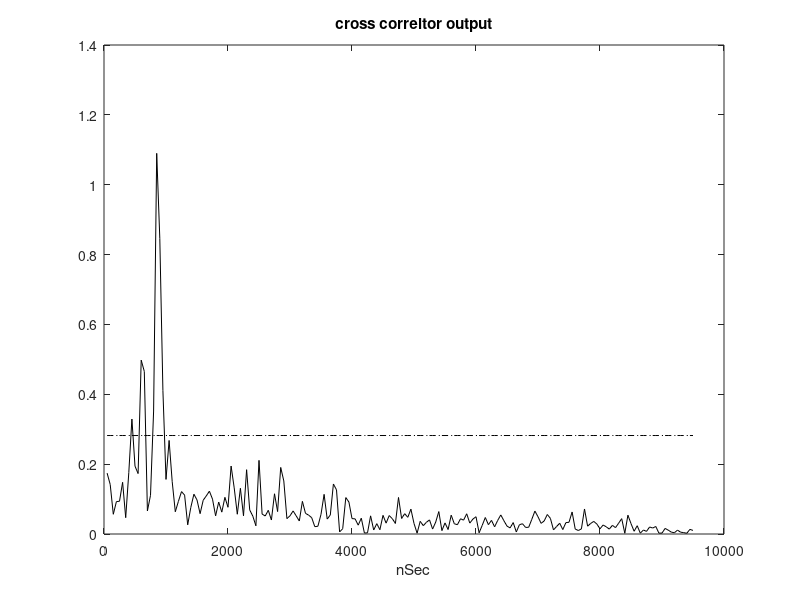

Reproduce this figure in MATLAB.
close all, clear all, clc
%%%%%%%%%%%%%%%%%%%%%%%%%%%%%%%%%%%%%%%%%%%%%%%%%%%
%  EXAMPLE 7.3 :Simple correlation based TOA estimation method
%%%%%%%%%%%%%%%%%%%%%%%%%%%%%%%%%%%%%%%%%%%%%%%%%%%
% uses Signal Processing Toolbox
%------------------------------------------------------------------------
% the first arriving peak is estimated by comparing the output of 
% cross-correlator module with a certain threshold.
% the threshold can be set based on the measured power of noise.
                     % calculate the cross correlation between received signal and transmit signal
%------------------------------------------------------------------------
% to evaluate this method, we use examples 1 & 2 to generate data
%------------------------------------------------------------------------
% generate multipath wireless channel
% base band model of Saleh-Valenzuela (S-V) channel model
% The model is implemented as a tap delay line structure 
% The model assumes that multipath components arrive in clusters
% the cluster arrival rate is described by a Poisson process 
% The average power of subsequent clusters is assumed to decay exponentially. 
% Each cluster is composed of many multipath rays, 
% whose arrival times are also described by Poisson process
% the average ray power in any given cluster is assumed to decay exponentially 
% the phase of each ray is uniformly distributed over [0, 2*pi].
ts = 50 ;                                        % sampling time (nsec) (BW = 1/ts)
t0=550.4;                                     % First cluster arrival occurs 
fc0=1e-3 * [5800];                       % first center frequency per GHz
fc= [fc0 fc0+1e9/ts fc0+2e9/ts];  % center frequency per GHz, fc must be in GHz in accordance with ts
channel_length=100;                   % number of samples in channel model
SNR_dB=10;                               % Signal To Noise Ratio in dB
%------------------------------------------------------------------------
%S-V model parameters
Gam = 550;                             % Cluster decay factor
gamma = 670;                         % Ray decay factor
st1 = .4;                                   % Standard deviation of log-normal variable for cluster fading
st2 = .4;                                   % Standard deviation of log-normal  variable for ray fading
mu_const = 0.3;
cluster_nom=10;                     % number of cluster in generated channel  
ray_per_cluster_nom=5;         % number of rays in each cluster
max_channel_length=4000;    % maximum channel duration in nSec
max_cluster_length=400;        % maximum cluster duration in nSec
%------------------------------------------------------------------------
% get one realizations of continus time channel impulse response  
cluter_vect=(max_channel_length-t0)*rand(1,cluster_nom);
cluster_matrix=repmat(cluter_vect,ray_per_cluster_nom,1);
ray_matrix=max_cluster_length*rand(ray_per_cluster_nom,cluster_nom);
ln_xi_vect=st1*randn(size(cluter_vect));      % set cluster fading 
ln_xi_matrix=repmat(ln_xi_vect,ray_per_cluster_nom,1);
ln_beta_matrix = st2*randn(size(ray_matrix)); % set ray fading 
final_delays=ray_matrix+cluster_matrix;       % time of arrival matrix
mu_matrix = cluster_matrix/Gam-ray_matrix/gamma - mu_const; 
                          % ray decay because of path
                          % loss ( function of cluster delay and ray decay)
h_val_matrix = exp(-1*(ln_xi_matrix+ln_beta_matrix+mu_matrix));
                          % generate ray coeeficent
temp_t=final_delays(:);
temp_h=h_val_matrix(:);
np = cluster_nom*ray_per_cluster_nom;    % number of rays (or paths) for this realization
[sort_temp_t,sort_ix] = sort(temp_t);    % sort in ascending time order
t_ct = sort_temp_t;
h = temp_h(sort_ix);
                 % multiply each tap with a uniform random phase [0,2*pi]
h_ct = h .*  exp(-sqrt(-1)* 2 * pi * rand(size(h)));
% Outputs
%   h_ct is returned  a random realization of the channel impulse response 
%   t_ct is organized as h_ct, but holds the time instances (in nsec) of 
%   the paths whose signed amplitudes are stored in h_ct
%   t0 is the arrival time of the first cluster 
%   np is the number of paths 
%------------------------------------------------------------------------
% convert continuous-time channel model h_ct to N-times oversampled samples
% ts is the desired time resolution
% hN will be produced with time resolution ts / N.
% It is up to the user to then apply any filtering and/or complex 
% downconversion and then decimate by N to finally obtain 
% an channel impulse response (CIR) at time resolution ts.
% N*fs = N/ts is the intermediate sampling frequency before decimation
N =128;                         % make N a power of 2 to facilitate efficient multi-stage decimation
Nfs = N / ts;                   % bandwidths of channel (GHz)    
t_max = max(t_ct(:));           % maximum time value across all channels
h_len = 1 + floor(t_max * Nfs); % number of time samples at resolution ts/N
hN = zeros(h_len,1);
np_k = np;                      % number of paths in this channel
t_Nfs = 1 + floor(t_ct(1:np) * Nfs);  % vector of quantized time 
for n = 1:np
    hN(t_Nfs(n),1) = hN(t_Nfs(n),1) + h_ct(n,1);
end
%------------------------------------------------------------------------
% To obtain our desired complex base band equivalent channel model sampled,
% first shift the whole spectrum by the desired center frequency,
% apply low pass filtering (with cut off frequency BW/2 MHz) 
% and then decimate down by N to obtain our desired complex base band equivalent channel model
% repeat this process for each subband
for k=1:length(fc),
  hN_b_shift(:,k)=hN .* exp(-sqrt(-1)*2*pi* fc(k)*(0:length(hN)-1)*ts/N).';
        % Resample and correct for 1/N scaling imposed by decimation
  h_b(:,k) = N * resample(hN_b_shift(:,k), 1, N);
end
                % Restrict the length of channel to a given channel_length
h_b =[h_b ; zeros(channel_length,size(h_b,2))];
h_b=h_b(1:channel_length,:);
%%%%%%%%%%%%%%%%%%%%%%%%%%%%%%%%%%%%%%%%%%%%%%%%%%%
% we use an OFDM based system with these parameters
%      bandwidth         : 1/ts (Based on Nyquist rate),
%      subcarrier number : sample_nom,
%      Modulation        : QPSK modulation with random data
% For some high resolution approaches, multiple symbols are generated.
% the distance between two consecutive symbols is selected properly to 
% avoid Inter Symbol Interference (ISI) due to the multipath effect. 
% Using IFFT module, we convert these data to time domain. 
sample_nom=64;                  % number of sample per symbol
symbol_nom=120;                 % number of symbol 
%------------------------------------------------------------------------
%  generate Transmit signal
%  OFDM symbol with QPSK modulation
                               % generate QPSK subcarrier in frequency domain
sf=ones(sample_nom,1).* ...                
           exp(sqrt(-1)*((pi*floor(4*rand(sample_nom,1))/2)+pi/4));
tx_symbol_freq_domain=[sf(sample_nom/2+1:sample_nom);
    sf(1:sample_nom/2)];
s=ifft(tx_symbol_freq_domain,sample_nom);  % convert signal to time domain
tx_matrix=repmat(tx_symbol_freq_domain,1,symbol_nom);
tx_sig=real([s;zeros(127,1);s;zeros(127,1)]);
%------------------------------------------------------------------------
% applying channel to Transmit signal
% The multipath channel is applied by convolving the transmitted signal 
% with the complex base band channel model generated in example 7.1.
% the additive noise is modeled with a white complex Gaussian random variable. 
% The power of this noise is extracted from the power 
% of received signal and the desired SNR.
for k=1:length(fc),   % applying channel by  convolving tx signal with CIR
    single_h_b=[h_b(:,k); zeros(128-size(h_b,1),1)];
    multiband_channel_out(:,k)=conv(s,single_h_b);
end
                      % measure the power of signal to caculate the power of noise from SNR
rx_sig_power=sum(abs(multiband_channel_out(:)).^2) ...
               /numel(multiband_channel_out(:));
                      % calculate the power of noise
component_noise_sigma=sqrt(2)/2*10^(-SNR_dB/20)*sqrt(rx_sig_power);
                      % generate number of symbol as a packet of data
                      % here we assume there is no Inter Symbol Interference (ISI) exists in the system 
channel_out_matrix=repmat(multiband_channel_out(:,1),1,symbol_nom);
                      % add white quassian additive noise to signal
rx_sig_matrix = channel_out_matrix + ...
    component_noise_sigma*(randn(size(channel_out_matrix))+ ...
    sqrt(-1)*randn(size(channel_out_matrix)));
          % in multiband scenario we assume we send eachsymbol in one subband defined in channel model
multiband_rx_sig = multiband_channel_out + ...
    component_noise_sigma*(randn(size(multiband_channel_out))+ ...
    sqrt(-1)*randn(size(multiband_channel_out)));
 
rx_sig=real([rx_sig_matrix(:,1);rx_sig_matrix(:,2)]);
%%%%%%%%%%%%%%%%%%%%%%%%%%%%%%%%%%%%%%%%%%%%%%%%%%%
xcor_output=xcorr(rx_sig_matrix(:,1),s);
xcor_output=xcor_output(length(rx_sig_matrix(:,1))+1:end);
                 % Compare the absolute value of xcor output with a cetain threshold to detect first received ray
                     % this threshold can be selected based on the noise  power
ray_index_xcor=find((abs(xcor_output) ) > ...
                         4*component_noise_sigma);
if ~isempty(ray_index_xcor)
   xcor_estimated_TOA=ray_index_xcor(1)*ts
else
   xcor_estimated_TOA=NaN
end
figure, plot(ts*(1:length(xcor_output)),abs(xcor_output),'k' );
hold on;
plot(ts*(1:length(xcor_output)), ...
               component_noise_sigma*10*ones(size(xcor_output)),'k-.');
xlabel('nSec');
title('cross correltor output');
%%%%%%%%%%%%%%%%%%%%%%%%%%%%%%%%%%%%%%%%%%%%%%%%%%%
